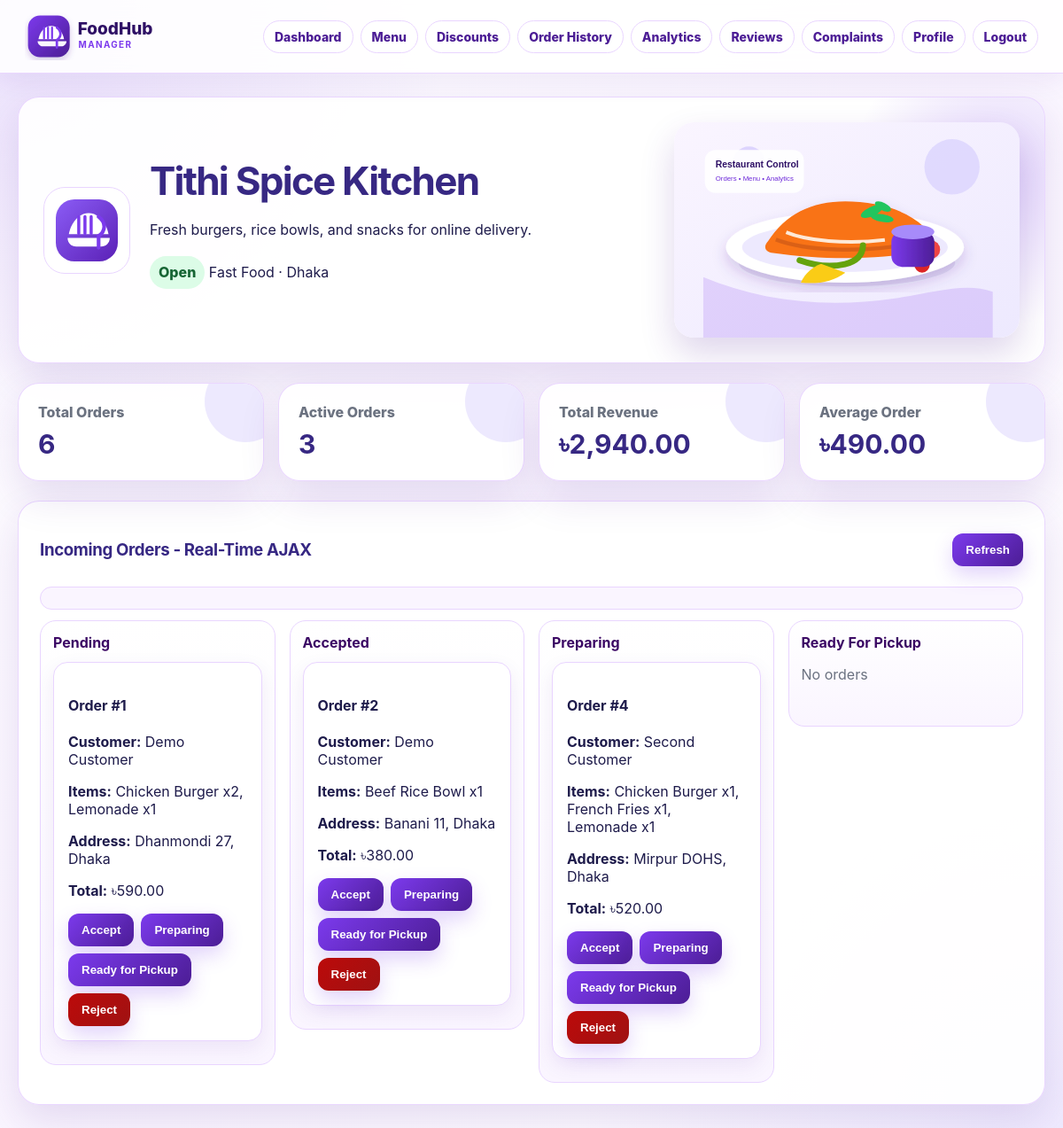
The app's page /public/index.php?route=dashboard (signed in) with its own data.
### tables this page shows
CREATE TABLE restaurants (
    id INT AUTO_INCREMENT PRIMARY KEY,
    manager_id INT NOT NULL,
    name VARCHAR(160) NOT NULL,
    description TEXT,
    cuisine_type VARCHAR(80),
    address VARCHAR(255),
    city VARCHAR(80),
    logo_path VARCHAR(255),
    opening_hours VARCHAR(120),
    delivery_radius_km DECIMAL(6,2) DEFAULT 5.00,
    is_open TINYINT(1) DEFAULT 1,
    is_approved TINYINT(1) DEFAULT 1,
    created_at TIMESTAMP DEFAULT CURRENT_TIMESTAMP,
    CONSTRAINT fk_restaurants_manager FOREIGN KEY (manager_id) REFERENCES users(id) ON DELETE CASCADE
);

CREATE TABLE orders (
    id INT AUTO_INCREMENT PRIMARY KEY,
    customer_id INT NOT NULL,
    restaurant_id INT NOT NULL,
    agent_id INT NULL,
    delivery_address VARCHAR(255) NOT NULL,
    payment_method ENUM('Cash','Card') NOT NULL DEFAULT 'Cash',
    subtotal DECIMAL(10,2) NOT NULL DEFAULT 0,
    delivery_fee DECIMAL(10,2) NOT NULL DEFAULT 0,
    total_amount DECIMAL(10,2) NOT NULL DEFAULT 0,
    status ENUM('pending','accepted','preparing','ready','picked_up','on_the_way','delivered','cancelled') NOT NULL DEFAULT 'pending',
    estimated_delivery_minutes INT DEFAULT 40,
    created_at TIMESTAMP DEFAULT CURRENT_TIMESTAMP,
    CONSTRAINT fk_orders_customer FOREIGN KEY (customer_id) REFERENCES users(id) ON DELETE CASCADE,
    CONSTRAINT fk_orders_restaurant FOREIGN KEY (restaurant_id) REFERENCES restaurants(id) ON DELETE CASCADE,
    CONSTRAINT fk_orders_agent_user FOREIGN KEY (agent_id) REFERENCES users(id) ON DELETE SET NULL
);

CREATE TABLE users (
    id INT AUTO_INCREMENT PRIMARY KEY,
    name VARCHAR(120) NOT NULL,
    email VARCHAR(160) NOT NULL UNIQUE,
    password_hash VARCHAR(255) NOT NULL,
    phone VARCHAR(30),
    role ENUM('customer','manager','agent','admin') NOT NULL,
    profile_pic VARCHAR(255),
    is_active TINYINT(1) NOT NULL DEFAULT 1,
    created_at TIMESTAMP DEFAULT CURRENT_TIMESTAMP
);

### app/controllers/DashboardController.php (called while the page is built, shortened)
<?php
require_once __DIR__ . '/../core/Auth.php';
require_once __DIR__ . '/../models/RestaurantManagerModel.php';
class DashboardController {
    private RestaurantManagerModel $model;
    public function __construct() {
        $this->model = new RestaurantManagerModel();
    }
    private function restaurant(): array {
        $restaurant = $this->model->restaurantByManager(Auth::user()['id']);
        return $restaurant;
    }
    public function dashboard(): void {
        $restaurant = $this->restaurant();
        $stats = $this->model->dashboardStats((int)$restaurant['id']);
        $orders = $this->model->incomingOrders((int)$restaurant['id']);
        $groupedOrders = $this->model->groupedActiveOrders((int)$restaurant['id']);
        require __DIR__ . '/../views/dashboard.php';
    }
}

### app/models/RestaurantManagerModel.php (called while the page is built, shortened)
<?php
require_once __DIR__ . '/../core/Database.php';
class RestaurantManagerModel {
    private mysqli $db;
    public function __construct() {
        $this->db = Database::connect();
    }
    public function restaurantByManager(int $managerId): ?array {
        $stmt = $this->db->prepare("SELECT * FROM restaurants WHERE manager_id = ? LIMIT 1");
        $stmt->bind_param('i', $managerId);
        $stmt->execute();
        return $stmt->get_result()->fetch_assoc() ?: null;
    }
    public function dashboardStats(int $restaurantId): array {
        $stmt = $this->db->prepare("\n            SELECT\n                COUNT(*) AS total_orders,\n                SUM(CASE WHEN status IN ('pending','accepted','preparing','ready') THEN 1 ELSE 0 END) AS active_orders,\n                COALESCE(SUM(CASE WHEN status <> 'cancelled' THEN total_amount ELSE 0 END), 0) AS total_revenue,\n                COALESCE(AVG(CASE WHEN status <> 'cancelled' THEN total_amount ELSE NULL END), 0) AS avg_order_value\n            FROM orders WHERE restaurant_id = ?\n        ");
        $stmt->bind_param('i', $restaurantId);
        $stmt->execute();
        return $stmt->get_result()->fetch_assoc();
    }
    public function incomingOrders(int $restaurantId): array {
        $stmt = $this->db->prepare("\n            SELECT o.*, u.name AS customer_name,\n                   GROUP_CONCAT(CONCAT(mi.name, ' x', oi.quantity) ORDER BY mi.name SEPARATOR ', ') AS item_summary\n            FROM orders o\n            JOIN users u ON u.id = o.customer_id\n            LEFT JOIN order_items oi ON oi.order_id = o.id\n            LEFT JOIN menu_items mi ON mi.id = oi.menu_item_id\n            WHERE o.restaurant_id = ? AND o.status IN ('pending','accepted','preparing','ready')\n            GROUP BY o.id\n            ORDER BY FIELD(o.status, 'pending','accepted','preparing','ready'), o.created_at DESC\n        ");
        $stmt->bind_param('i', $restaurantId);
        $stmt->execute();
        return $stmt->get_result()->fetch_all(MYSQLI_ASSOC);
    }
    public function groupedActiveOrders(int $restaurantId): array {
        $orders = $this->incomingOrders($restaurantId);
        $groups = ['pending' => [], 'accepted' => [], 'preparing' => [], 'ready' => []];
        foreach ($orders as $order) {
            $groups[$order['status']][] = $order;
        }
        return $groups;
    }
}

### app/core/Database.php (called while the page is built, shortened)
<?php
class Database {
    private static ?mysqli $connection = null;
    public static function connect(): mysqli {
        if (self::$connection === null) {
            self::$connection = new mysqli(DB_HOST, DB_USER, DB_PASS, DB_NAME);
            self::$connection->set_charset('utf8mb4');
        }
        return self::$connection;
    }
}

### app/core/Auth.php (called while the page is built, shortened)
<?php
require_once __DIR__ . '/Database.php';
class Auth {
    public static function user(): ?array {
        return $_SESSION['user'] ?? null;
    }
}

### app/views/dashboard.php (the view)
<?php require __DIR__ . '/partials/header.php'; ?>
<section class="hero hero-with-logo">
    <img src="<?= htmlspecialchars(!empty($restaurant['logo_path']) ? $restaurant['logo_path'] : 'assets/images/logo-mark.svg') ?>" class="restaurant-logo" alt="Restaurant logo">
    <div>
        <h2><?= htmlspecialchars($restaurant['name']) ?></h2>
        <p><?= htmlspecialchars($restaurant['description']) ?></p>
        <p><span class="badge <?= $restaurant['is_open'] ? 'open' : 'closed' ?>"><?= $restaurant['is_open'] ? 'Open' : 'Closed' ?></span> <?= htmlspecialchars($restaurant['cuisine_type'] ?? '') ?> · <?= htmlspecialchars($restaurant['city'] ?? '') ?></p>
    </div>
    <div class="hero-visual">
        <img src="assets/images/hero-food.svg" alt="FoodHub purple restaurant illustration">
    </div>
</section>
<section class="grid cards">
    <div class="card"><span>Total Orders</span><strong><?= (int)$stats['total_orders'] ?></strong></div>
    <div class="card"><span>Active Orders</span><strong><?= (int)$stats['active_orders'] ?></strong></div>
    <div class="card"><span>Total Revenue</span><strong>৳<?= number_format((float)$stats['total_revenue'], 2) ?></strong></div>
    <div class="card"><span>Average Order</span><strong>৳<?= number_format((float)$stats['avg_order_value'], 2) ?></strong></div>
</section>
<section class="panel">
    <div class="section-head">
        <h3>Incoming Orders - Real-Time AJAX</h3>
        <button onclick="loadManagerOrders()">Refresh</button>
    </div>
    <div id="ajaxNotice" class="notice"></div>
    <div id="ordersList" class="orders grouped-orders">
        <?php foreach ($groupedOrders as $status => $statusOrders): ?>
            <div class="status-column">
                <h4><?= ucwords(str_replace('_', ' ', $status === 'ready' ? 'Ready for Pickup' : $status)) ?></h4>
                <?php if (empty($statusOrders)): ?>
                    <p class="muted">No orders</p>
                <?php endif; ?>
                <?php foreach ($statusOrders as $order): ?>
                    <article class="order-card">
                        <h4>Order #<?= (int)$order['id'] ?></h4>
                        <p><b>Customer:</b> <?= htmlspecialchars($order['customer_name']) ?></p>
                        <p><b>Items:</b> <?= htmlspecialchars($order['item_summary'] ?? 'No items') ?></p>
                        <p><b>Address:</b> <?= htmlspecialchars($order['delivery_address']) ?></p>
                        <p><b>Total:</b> ৳<?= number_format((float)$order['total_amount'], 2) ?></p>
                        <div class="actions">
                            <button onclick="updateOrderStatus(<?= (int)$order['id'] ?>, 'accepted')">Accept</button>
                            <button onclick="updateOrderStatus(<?= (int)$order['id'] ?>, 'preparing')">Preparing</button>
                            <button onclick="updateOrderStatus(<?= (int)$order['id'] ?>, 'ready')">Ready for Pickup</button>
                            <button class="danger" onclick="updateOrderStatus(<?= (int)$order['id'] ?>, 'cancelled')">Reject</button>
                        </div>
                    </article>
                <?php endforeach; ?>
            </div>
        <?php endforeach; ?>
    </div>
</section>
<?php require __DIR__ . '/partials/footer.php'; ?>

### public/assets/css/style.css (style rules this page uses)
:root { --purple-950: #372883; --purple-900: #3b0764; --purple-800: #4c1d95; --purple-700: #7174a4; --purple-600: #7c3aed; --purple-500: #8b5cf6; --purple-100: #ede9fe; --purple-50: #faf5ff; --white: #ffffff; --ink: #1e1b4b; --muted: #6b7280; --line: #e9d5ff; --success: #16a34a; --danger: #dc2626; --shadow: 0 18px 45px rgba(76, 29, 149, .13); }
* { box-sizing: border-box; }
body { margin: 0; font-family: Inter, "Segoe UI", Arial, Helvetica, sans-serif; background: radial-gradient(circle at top left, rgba(124, 58, 237, .16), transparent 32rem), radial-gradient(circle at bottom right, rgba(167, 139, 250, .18), transparent 34rem), linear-gradient(135deg, #fff 0%, #faf5ff 48%, #ffffff 100%); color: var(--ink); min-height: 100vh; }
img { max-width: 100%; }
.hero, .panel, .card, .login-card, .auth-visual { background: rgba(255,255,255,.92); border: 1px solid rgba(233, 213, 255, .95); border-radius: 24px; box-shadow: var(--shadow); }
.hero { padding: 28px; margin-bottom: 22px; overflow: hidden; position: relative; }
.hero::before { content: ""; position: absolute; inset: -80px -120px auto auto; width: 340px; height: 340px; background: radial-gradient(circle, rgba(124,58,237,.22), transparent 70%); }
.hero h2 { margin: 0 0 8px; font-size: clamp(28px, 4vw, 44px); letter-spacing: -.04em; color: var(--purple-950); }
.hero p { line-height: 1.6; }
.hero-with-logo { display: grid; grid-template-columns: auto 1fr minmax(260px, 390px); align-items: center; gap: 22px; }
.hero-visual { position: relative; z-index: 1; }
.hero-visual img { border-radius: 22px; display: block; box-shadow: 0 18px 38px rgba(76, 29, 149, .18); }
.restaurant-logo { width: 98px; height: 98px; object-fit: cover; border-radius: 24px; border: 1px solid var(--line); background: white; padding: 6px; }
.grid { display: grid; gap: 16px; }
.cards { grid-template-columns: repeat(auto-fit, minmax(190px, 1fr)); margin-bottom: 22px; }
.card { padding: 22px; position: relative; overflow: hidden; }
.card::after { content: ""; position: absolute; width: 92px; height: 92px; border-radius: 50%; background: var(--purple-100); right: -26px; top: -26px; }
.card span { display: block; color: var(--muted); margin-bottom: 8px; font-weight: 800; }
.card strong { font-size: 30px; color: var(--purple-950); position: relative; z-index: 1; }
.panel { padding: 24px; margin-bottom: 22px; }
.panel h2, .panel h3 { color: var(--purple-950); letter-spacing: -.02em; }
.section-head { display: flex; justify-content: space-between; gap: 12px; align-items: center; }
button, .button { border: none; padding: 11px 15px; background: linear-gradient(135deg, var(--purple-600), var(--purple-800)); color: white; border-radius: 12px; cursor: pointer; font-weight: 800; box-shadow: 0 10px 22px rgba(124, 58, 237, .22); }
button.danger { background: linear-gradient(135deg, #bc0a0a, #9f1212); }
.notice { background: var(--purple-50); padding: 12px; border-radius: 14px; color: var(--purple-800); margin: 12px 0; border: 1px solid var(--line); }
.orders { display: grid; gap: 16px; }
.grouped-orders { grid-template-columns: repeat(auto-fit, minmax(250px, 1fr)); align-items: start; }
.status-column { background: linear-gradient(180deg, #fff, var(--purple-50)); border: 1px solid var(--line); border-radius: 18px; padding: 14px; min-height: 120px; }
.status-column > h4 { margin: 0 0 12px; color: var(--purple-900); }
.order-card, .review-card { border: 1px solid var(--line); border-radius: 16px; padding: 16px; background: #fff; margin-bottom: 12px; box-shadow: 0 8px 22px rgba(76, 29, 149, .08); }
.actions { display: flex; gap: 8px; flex-wrap: wrap; margin-top: 12px; }
.badge { display: inline-block; padding: 6px 10px; border-radius: 999px; background: var(--purple-100); color: var(--purple-800); font-weight: 800; }
.badge.open { background: #dcfce7; color: #166534; }
.muted { color: var(--muted); }

### records on screen
restaurants: logo_path (picture), name "Tithi Spice Kitchen", description "Fresh burgers, rice bowls, and snacks for online delivery.", cuisine_type "Fast Food", city "Dhaka"
orders: id "1", customer.name "Demo Customer", item_summary "Chicken Burger x2, Lemonade x1", delivery_address "Dhanmondi 27, Dhaka", total_amount "590.00"
orders: id "2", customer.name "Demo Customer", item_summary "Beef Rice Bowl x1", delivery_address "Banani 11, Dhaka", total_amount "380.00"
orders: id "4", customer.name "Second Customer", item_summary "Chicken Burger x1, French Fries x1, Lemonade x1", delivery_address "Mirpur DOHS, Dhaka", total_amount "520.00"

### other values on screen
$stats['total_orders'] "6"
$stats['active_orders'] "3"
$stats['total_revenue'] "2,940.00"
$stats['avg_order_value'] "490.00"
